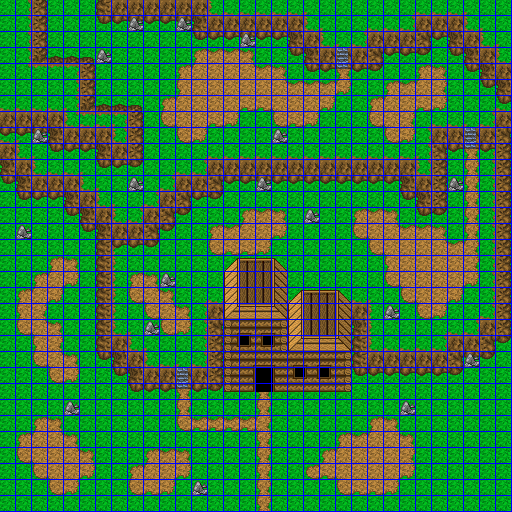

This game map was drawn from its Tiled (.tmx) file and the tilesets committed beside it. A one-line description and the trimmed map source follow:
An orthogonal 64x64 tile map with 8x8 px tiles, 3 tile layers (BG, FG, Grid), 1 hidden layer not drawn, 5 tilesets and 109 objects (29x Event).

<map version="1.5" tiledversion="1.5.0" orientation="orthogonal" renderorder="right-down" width="64" height="64" tilewidth="8" tileheight="8" infinite="0" backgroundcolor="#000000" nextlayerid="7" nextobjectid="125">
 <properties>
  <property name="Flags" value="clipUp,clipRight,clipDown,clipLeft" />
  <property name="Max Steps" type="int" value="16" />
  <property name="Min Steps" type="int" value="4" />
  <property name="On Load Event">#TODO: replace 200 with VOLCANO_TIME
ifVariable(0, "&gt;=", 200)
  #changeSprite("Volcano 1", 255)
  #changeSprite("Volcano 2", 255)
  #changePassability(7, 2, "set")
  #changePassability(8, 2, "set")
endIf
ifVariable(0, "!=", 200)
  changeSprite("Mountain", 255)
  changePassability(21, 4, "set")
endIf</property>
  <property name="music" value="dungeon" />
 </properties>
 <tileset firstgid="1" source="../../Tiled/grid.tsx" />
 <tileset firstgid="2" source="../../tilesets/mountain2.tsx" />
 <tileset firstgid="130" source="../../Tiled/sprites.tsx" />
 <tileset firstgid="386" source="../../Tiled/passability.tsx" />
 <tileset firstgid="387" source="../../Tiled/battlers.tsx" />
 <layer id="1" name="BG" width="64" height="64">
  <data>[4096 cells, 4096 non-empty, 92 distinct tile ids]</data>
 </layer>
 <objectgroup id="2" name="Events" offsetx="0" offsety="4">
  <object id="7" name="LOG" type="Event" gid="166" x="80" y="168" width="16" height="24">
   <properties>
    <property name="Script" value="#BLANK" />
   </properties>
  </object>
  <object id="8" name="LOG" type="Event" gid="167" x="96" y="168" width="16" height="24">
   <properties>
    <property name="Script" value="#BLANK" />
   </properties>
  </object>
  <object id="9" name="BOULDER" type="Event" gid="164" x="496" y="96" width="16" height="24">
   <properties>
    <property name="Script" value="#BLANK" />
   </properties>
  </object>
  <object id="10" name="To Cliffs" type="Event" gid="385" x="336" y="32" width="16" height="24">
   <properties>
    <property name="Script">hideScreen("maskOut", 1)
teleport("maps/mountain/cliffs.dat", 43, 52, "up")
showScreen("unwipeOut", 1)</property>
   </properties>
  </object>
  <object id="11" name="Exit" type="Event" gid="385" x="256" y="496" width="16" height="24">
   <properties>
    <property name="Flags: Exit" type="bool" value="true" />
    <property name="Script">ifExited(up)
  #TODO: teleport to volcano
else
  hideScreen("fadeOut", 4)
  teleport("maps/overworld.dat", 53, 30, "down")
  showScreen("fadeIn", 4)
endIf</property>
   </properties>
  </object>
  <object id="13" name="Volcano 1" type="Event" gid="166" x="112" y="40" width="16" height="24">
   <properties>
    <property name="Script" value="#BLANK" />
   </properties>
  </object>
  <object id="14" name="Volcano 2" type="Event" gid="167" x="128" y="40" width="16" height="24">
   <properties>
    <property name="Script" value="#BLANK" />
   </properties>
  </object>
  <object id="18" name="Landon" type="Event" gid="165" x="160" y="16" width="16" height="24">
   <properties>
    <property name="Flags: Button" type="bool" value="true" />
    <property name="Script">#TODO: replace 200 with VOLCANO_TIME
showDialog("Landon")
ifVariable(0, "&lt;", 200)
              #123456789012345678901234
  showMessage("I'm hoping to check out_",
              "the volcano here soon.__",
              "I really want to study__",
              "the some obsidian.______")
else
  showMessage("Now that the volcano is_",
              "accessible I don't know_",
              "if I want to risk going_",
              "because of the eruption.")
endIf
hideDialog()</property>
   </properties>
  </object>
  <object id="19" name="Anthony" type="Event" gid="165" x="352" y="64" width="16" height="24">
   <properties>
    <property name="Flags: Button" type="bool" value="true" />
    <property name="Script">#TODO: replace 200 with VOLCANO_TIME
showDialog("Anthony")
ifVariable(0, "==", 200)
              #123456789012345678901234
  showMessage("When the volcano erupted",
              "the ground trembled and_",
              "this boulder fell down__",
              "blocking the mountain.__")
else
  showMessage("I wish I had the energy_",
              "to climb the mountain,__",
              "but I'm far too tired_at",
              "the moment._____________")
endIf
waitButtons()
hideDialog()</property>
   </properties>
  </object>
  <object id="20" name="Mountain" type="Event" gid="164" x="336" y="64" width="16" height="24">
   <properties>
    <property name="Script" value="#BLANK" />
   </properties>
  </object>
  <object id="21" name="LOG" type="Event" gid="166" x="208" y="120" width="16" height="24">
   <properties>
    <property name="Script" value="#BLANK" />
   </properties>
  </object>
  <object id="22" name="LOG" type="Event" gid="167" x="224" y="120" width="16" height="24">
   <properties>
    <property name="Script" value="#BLANK" />
   </properties>
  </object>
  <object id="23" name="LOG" type="Event" gid="166" x="448" y="280" width="16" height="24">
   <properties>
    <property name="Script" value="#BLANK" />
   </properties>
  </object>
  <object id="24" name="LOG" type="Event" gid="167" x="464" y="280" width="16" height="24">
   <properties>
    <property name="Script" value="#BLANK" />
   </properties>
  </object>
  <object id="25" name="LOG" type="Event" gid="166" x="16" y="312" width="16" height="24">
   <properties>
    <property name="Script" value="#BLANK" />
   </properties>
  </object>
  <object id="26" name="LOG" type="Event" gid="167" x="32" y="312" width="16" height="24">
   <properties>
    <property name="Script" value="#BLANK" />
   </properties>
  </object>
  <object id="27" name="LOG" type="Event" gid="166" x="128" y="392" width="16" height="24">
   <properties>
    <property name="Script" value="#BLANK" />
   </properties>
  </object>
  <object id="28" name="LOG" type="Event" gid="167" x="144" y="392" width="16" height="24">
   <properties>
    <property name="Script" value="#BLANK" />
   </properties>
  </object>
  <object id="29" name="LOG" type="Event" gid="166" x="448" y="424" width="16" height="24">
   <properties>
    <property name="Script" value="#BLANK" />
   </properties>
  </object>
  <object id="30" name="LOG" type="Event" gid="167" x="464" y="424" width="16" height="24">
   <properties>
    <property name="Script" value="#BLANK" />
   </properties>
  </object>
  <object id="35" name="BUSH" type="Event" gid="168" x="112" y="432" width="16" height="24">
   <properties>
    <property name="Script" value="#BLANK" />
   </properties>
  </object>
  <object id="36" name="BUSH" type="Event" gid="168" x="16" y="384" width="16" height="24">
   <properties>
    <property name="Script" value="#BLANK" />
   </properties>
  </object>
  <object id="37" name="BUSH" type="Event" gid="168" x="192" y="256" width="16" height="24">
   <properties>
    <property name="Script" value="#BLANK" />
   </properties>
  </object>
  <object id="38" name="BUSH" type="Event" gid="168" x="144" y="80" width="16" height="24">
   <properties>
    <property name="Script" value="#BLANK" />
   </properties>
  </object>
  <object id="39" name="BUSH" type="Event" gid="168" x="288" y="48" width="16" height="24">
   <properties>
    <property name="Script" value="#BLANK" />
   </properties>
  </object>
  </objectgroup>
 <layer id="3" name="FG" width="64" height="64">
  <data>[4096 cells, 158 non-empty, 27 distinct tile ids]</data>
 </layer>
 <objectgroup id="5" name="Regions">
  <!-- 80 objects omitted --></objectgroup>
 <layer id="4" name="Passability" width="64" height="64" visible="0">
  <data>[4096 cells, 715 non-empty, 1 distinct tile ids]</data>
 </layer>
 <layer id="6" name="Grid" width="64" height="64">
  <data>[4096 cells, 1024 non-empty, 1 distinct tile ids]</data>
 </layer>
</map>
<!-- 84 of 109 objects omitted -->
